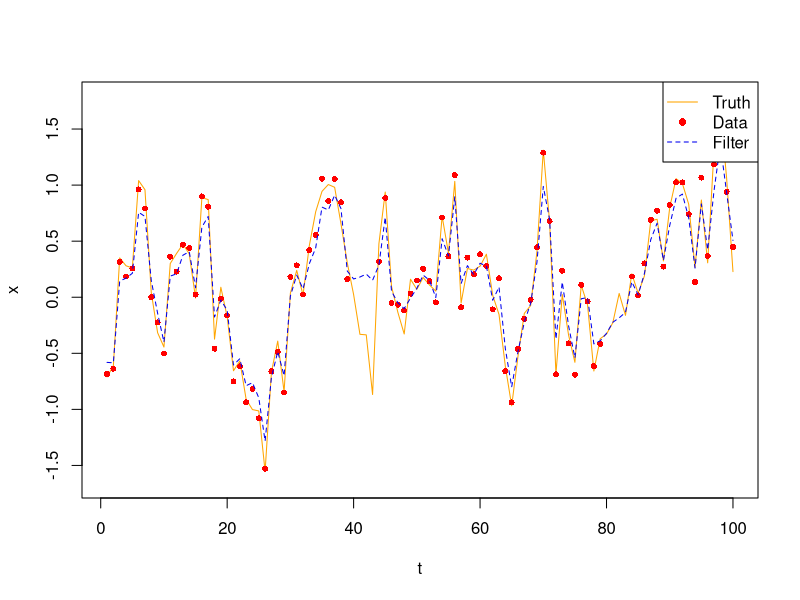

This figure's R source:

##### Section 4.3.2 Ensemble Kalman Filter


### Parameters

n <- 100 # sample size
m <- 100 # Number of Monte Carlo samples


H <- 1   # Data covariate
true.R <- 0.1 # Data Variance
true.Q <- 0.5 # Parameter Autoregressive Variance
true.M <- 0.7 # AR-1 Term

R <- 0.1
Q <- 0.5
M <- 0.7


### Generating Simulated Data

set.seed(123)
nu <- rnorm(n, 0, true.Q)
x <- rep(NA, n)
x[1] <- rnorm(1)

for (t in 2:n) {
  x[t] <- (true.M)*x[t-1] + nu[t]
}

epsilon <- rnorm(n, 0, true.R)
y <- H * x + epsilon

remove <- c(40:43,80:83)
# remove <- 30:43

y[remove] <- NA




### Defining functions

forward.evolution <- function(prev.filter.x) {
  # Takes in previous analysis/filter value (from MC) and updates it to return
  # next forecast value.
  
  m <- length(prev.filter.x)
  forcast.x <- M*prev.filter.x + rnorm(m, 0, Q)
  return(forcast.x)
}

get.forcast.Pt <- function(forcast.x) {
  # Gets the sample variance of forcasts.x to get sample P.
  
  forcast.Pt <- var(forcast.x)
  return(forcast.Pt)
}


filter.update <- function(forcast.x, forcast.Pt, y) {
  # Takes in current forcast value and uses Kalman filter update equations to 
  # give sampled filter/analysis value.
  
  m <- length(forcast.x)
  K <- forcast.Pt * H * (H * forcast.Pt * H + R)^(-1)
  
  filter.x <- forcast.x + K * (y + rnorm(m,0,R) - H*forcast.x)
  return(filter.x)
}






### The filtering

filter.x <- matrix(NA, nrow = m, ncol = n+1)
forcast.x <- matrix(NA, nrow = m, ncol = n+1)
P <- rep(NA, n+1)

filter.x[,1] <- rnorm(m, 0, 1)



for (t in 2:(n+1)) {
  forcast.x[,t] <- forward.evolution(filter.x[,(t-1)])
  P[t] <- get.forcast.Pt(forcast.x[,t])
  
  if (is.na(y[t-1])) {
    filter.x[,t] <- forcast.x[,t]
  } else {
    filter.x[,t] <- filter.update(forcast.x[,t], P[t], y[t-1])
  }
  
}


filter.x.mean <- apply(filter.x, 2, mean)
filter.x.mean <- filter.x.mean[-1]
filter.Pt <- apply(filter.x, 2, var)
filter.Pt <- filter.Pt[-1]





### Plotting the filter

plot(x, col = 'orange', type = 'l', ylim = c(min(x)-0.1, max(x)+0.1), xlab = 't')
points(y, col = 'red', cex = 0.8, pch = 16)
lines(filter.x.mean, col = "blue2", lty = 2)
legend("topright", legend = c("Truth", "Data", "Filter"),
       lty = c(1, NA, 2),
       pch = c(NA, 16, NA),
       col = c("orange", "red", "blue2"))



#plot(filter.Pt, type = 'l', ylim = c(0, 1.4))













